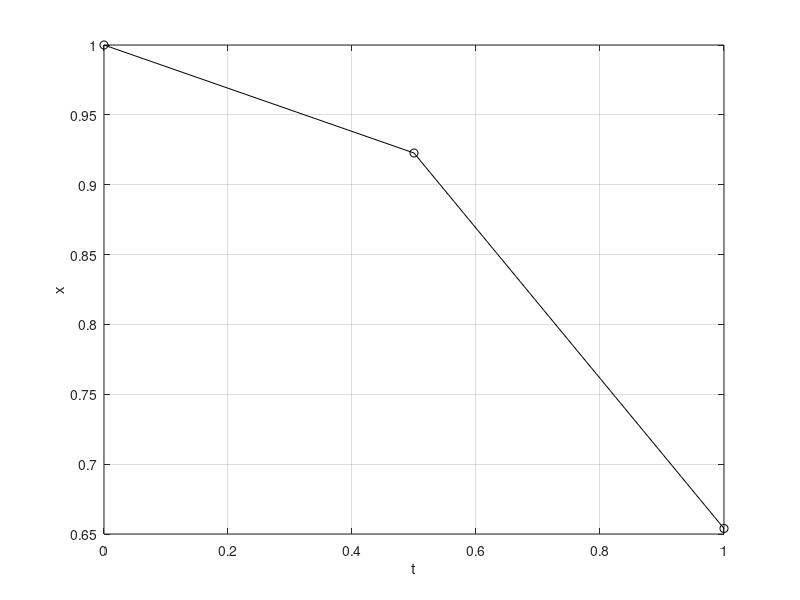

Here is the MATLAB script that generated this plot:
clear all;
% we are solving x'=f(x,t) using Improved Euler
 
% for example from class, x'=-tx+0.1x^3
x0=1; % starting value of x, x(t0)
t0=0; % starting time
T=1; %final time
N=2; % number of  steps to take
 
h=(T-t0)/N; % time step
ts=t0:h:T; % all the times at which we will approximate the solution
 
xsF=zeros(1,N+1); % saves all values of x for Improved Euler
xsF(1)=x0;
 
%xold=x0;
 
for n=1:N
    xsF(n+1)=xsF(n)+(h/2)*((-ts(n)*xsF(n)+0.1*xsF(n)^3)+(-ts(n+1)*(xsF(n)+(1/2)*(-ts(n)*xsF(n)+0.1*xsF(n)^3))+0.1*((xsF(n)+(1/2)*(-ts(n)*xsF(n)+0.1*xsF(n)^3))^3))); % in parentheses is f(x,t) -- Improved Euler
    % Output at each step
    disp(['Improved Euler predicts the value x(' num2str(ts(n+1)) ')=' num2str(xsF(n+1))])
end
 
plot(ts,xsF,'ko-') % this plots in black (k) with circles (o) at each point and connects the dots with lines (-)
grid on
xlabel('t') % this gives the label between quotes to the horizontal axis
ylabel('x') % this gives the label between quotes to the vertical axis
